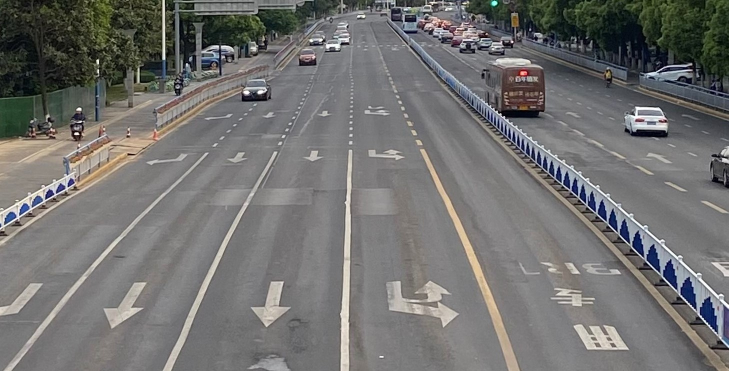
#> input picture emptyTest.jpg, 1457 x 742 px (shown at 1/2 size)
$ python -i ImageProcess.py   (imports and definitions only)   (older library calls are emulated)
#> lines starting #> are read from the running program, lines starting #| are printed output that depends on the picture; after the words box and inside, x2 and y2 are one past the last pixel; in counts of white or black regions, pixels touching at a corner belong together
import cv2
import numpy as np
import trans
import LineProcessing


path1 = '31.jpg'
path2 = '32.jpg'
path3 = '13.jpg'


# 读取图片、调整尺寸、灰度化
# [196 lines left out: functions readphoto, resize_photo, check_size, process, HoughChange, origin_line_count_get and 5 more, not called in this run]


# if __name__ == '__main__':

>>> result = AllPrepareingProcessing('emptyTest.jpg')
#> in readphoto, Photo0 is the input picture: shape (742, 1457, 3); mean B, G, R 112, 113.5, 114
#> in resize_photo, `img = cv2.resize(img, (MAX_WIDTH, int(rows * change_rate)), interpolat..`:
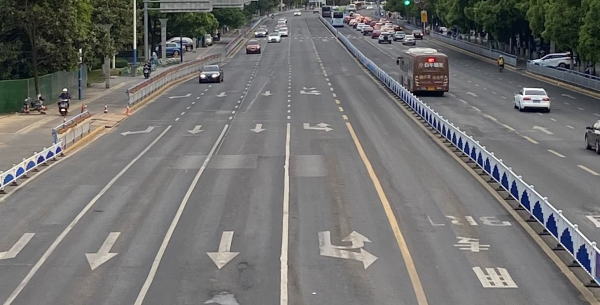
#> img: shape (305, 600, 3); mean B, G, R 112, 113.5, 114
#| size= (305, 600, 3)
#| width: 305
#| height: 600
#| number: 3
#> in AllPrepareingProcessing, `width, length = check_size(img_resize)`: width = 305; length = 600
#> in process, `ret, binary = cv2.threshold(blur, 139, 255, cv2.THRESH_BINARY)`:
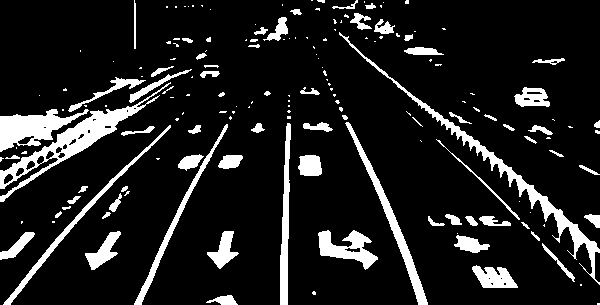
#> binary: shape (305, 600); 12.3% white; 172 white regions (99 under 20 px), largest, box (x1, y1, x2, y2) and area: (0, 82, 171, 202) 2822, (339, 32, 600, 285) 2596, (0, 109, 89, 152) 1774
#> in process, `Photo_canny = cv2.Canny(binary, 350, 200, 3)`:
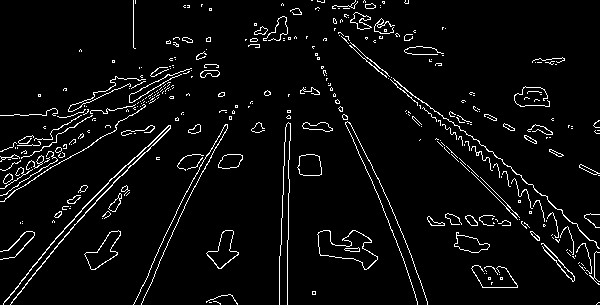
#> Photo_canny: shape (305, 600); 4.6% white in thin lines or dots
#> in process, `erode_dilate = cv2.dilate(binary, kernel)`: erode_dilate: shape (305, 600); 16.9% white; 150 white regions (63 under 20 px), largest, box (x1, y1, x2, y2) and area: (0, 69, 193, 203) 6210, (338, 32, 600, 286) 3662, (344, 122, 429, 305) 1895
#> in process, `erode_dilate = cv2.erode(erode_dilate, kernel)`: erode_dilate: shape (305, 600); 12.4% white; 160 white regions (90 under 20 px), largest, box (x1, y1, x2, y2) and area: (0, 83, 171, 203) 4715, (339, 33, 600, 286) 2627, (345, 123, 428, 305) 1446
#> in process, `x = cv2.Sobel(blur, cv2.CV_16S, 1, 0)`:
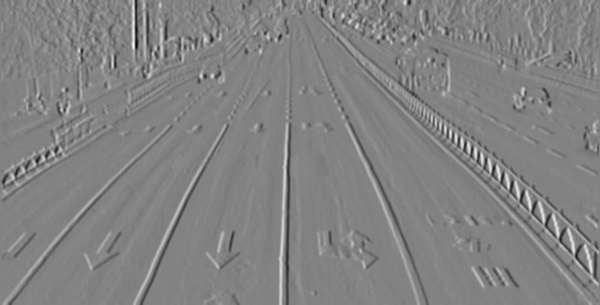
#> x: shape (305, 600) int16; min -468, max 446, mean -0.2; drawn with min black and max white
#> in process, `y = cv2.Sobel(blur, cv2.CV_16S, 0, 1)`:
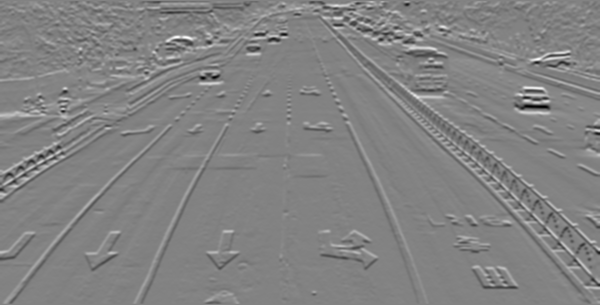
#> y: shape (305, 600) int16; min -475, max 454, mean 1.4; drawn with min black and max white
#> in process, `dst_sobel = cv2.addWeighted(absX, 0.5, absY, 0.5, 0)`:
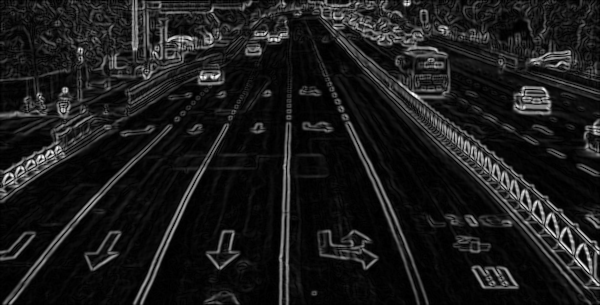
#> dst_sobel: shape (305, 600); min 0, max 255, mean 26.9
#> in HoughChange, `lines_C = cv2.HoughLinesP(T_2SOBEL, rho=2, theta=2 * np.pi / 180, thre..`: lines_C = 20 rows, first 6: [287, 304, 287, 240], [351, 47, 462, 141], [370, 59, 422, 102], [346, 115, 368, 160], [13, 299, 83, 216], [368, 173, 406, 267]
#> the loop in HoughChange, `for i in range(len(lines_C)):` made 20 passes
#> (printed output is left out)
#> in AllPrepareingProcessing, `origin_lines = HoughChange(img_resize, imgCanny, imgSobel, imgErodeDil..`: origin_lines has the same summary as lines_C in HoughChange
#> in origin_line_count_get, `number = np.size(elem) / 4`: number = 20
#| 一共有 20 条直线
#> after the loop in originlines_Trans_Preprolines, `for i in range(0, dimension):`: prepro has the same summary as lines_C in HoughChange
#> in AllPrepareingProcessing, `ready_pro_line = originlines_Trans_Preprolines(size, origin_lines)`: ready_pro_line has the same summary as lines_C in HoughChange
#> (printed output is left out)
#> in site_confirm, `cv2.line(Photo, (3, 3), (100, 150), (0, 255, 255), 4)`:
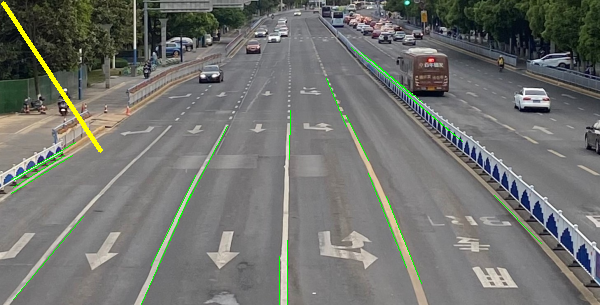
#> Photo: shape (305, 600, 3); mean B, G, R 110.8, 115.2, 113.8
#> result has the same summary as lines_C in HoughChange

$ run again, on 1.jpg
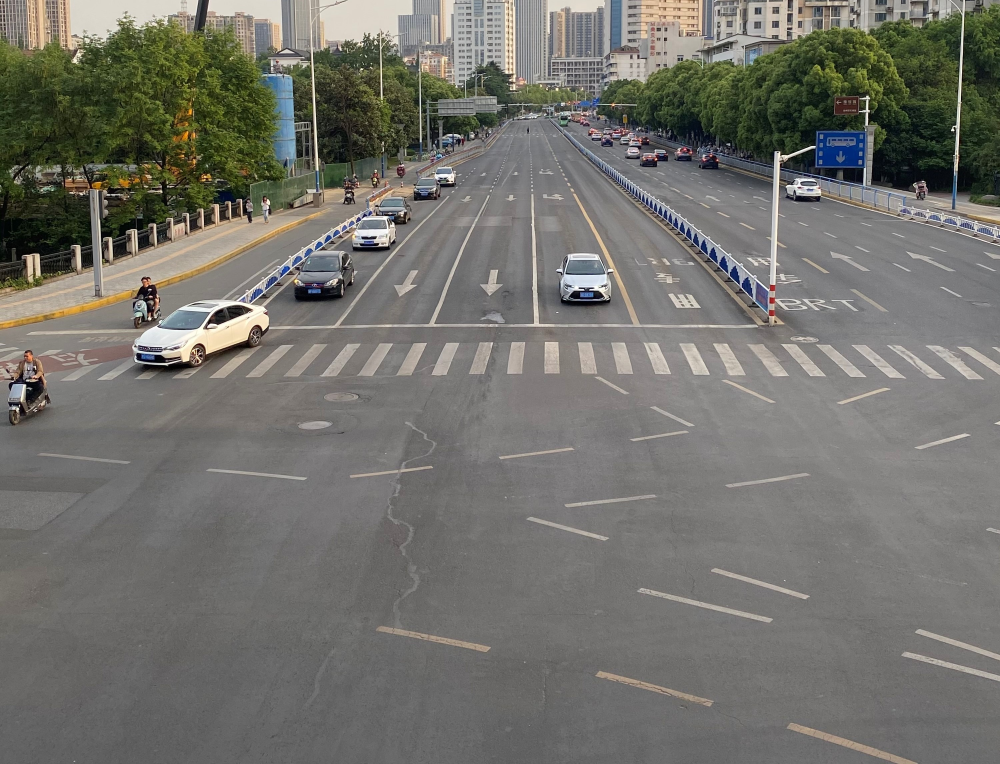
#> input picture 1.jpg, 3000 x 2292 px (shown at 1/3 size)
#> in readphoto, Photo0 is the input picture: shape (2292, 3000, 3); mean B, G, R 107.8, 113.8, 114.6
#| size= (458, 600, 3)
#| width: 458
#| height: 600
#| number: 3
#> width = 458; length = 600
#> in process, `ret, binary = cv2.threshold(blur, 139, 255, cv2.THRESH_BINARY)`:
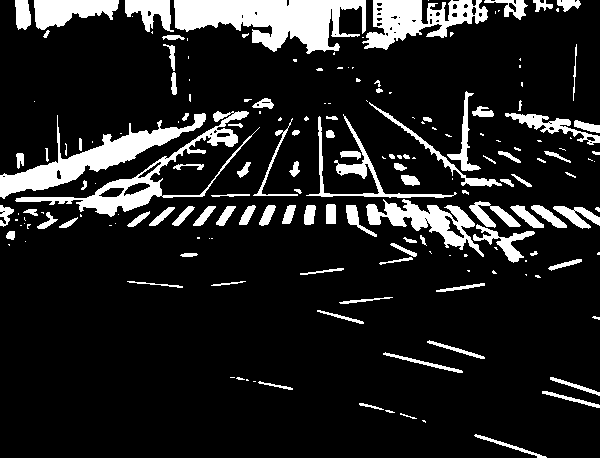
#> binary: shape (458, 600); 13.5% white; 185 white regions (86 under 20 px), largest, box (x1, y1, x2, y2) and area: (174, 0, 366, 54) 6206, (0, 113, 206, 199) 4196, (15, 111, 260, 217) 3365
#> Photo_canny: shape (458, 600); 4.2% white in thin lines or dots
#> lines_C = [[373, 193, 440, 193], [22, 196, 72, 196], [44, 164, 102, 145], [545, 394, 598, 407], [428, 343, 482, 358], [467, 148, 467, 91], [429, 340, 482, 355], [401, 359, 462, 372], [388, 352, 462, 370]]
#> the loop in HoughChange, `for i in range(len(lines_C)):` made 9 passes
#| [[[373 193 440 193]]
#|  [[ 22 196  72 196]]
#|  [[ 44 164 102 145]]
#|  [[545 394 598 407]]
#|  [[428 343 482 358]]
#|  [[467 148 467  91]]
#> (further printed lines are left out)
#> origin_lines has the same summary as lines_C in HoughChange
#> number = 9
#| 一共有 9 条直线
#> after the loop in originlines_Trans_Preprolines, `for i in range(0, dimension):`: prepro has the same summary as lines_C in HoughChange
#> ready_pro_line has the same summary as lines_C in HoughChange
#| [[373. 193. 440. 193.]
#|  [ 22. 196.  72. 196.]
#|  [ 44. 164. 102. 145.]
#|  [545. 394. 598. 407.]
#|  [428. 343. 482. 358.]
#|  [467. 148. 467.  91.]
#> (further printed lines are left out)
#> in site_confirm, `cv2.line(Photo, (3, 3), (100, 150), (0, 255, 255), 4)`:
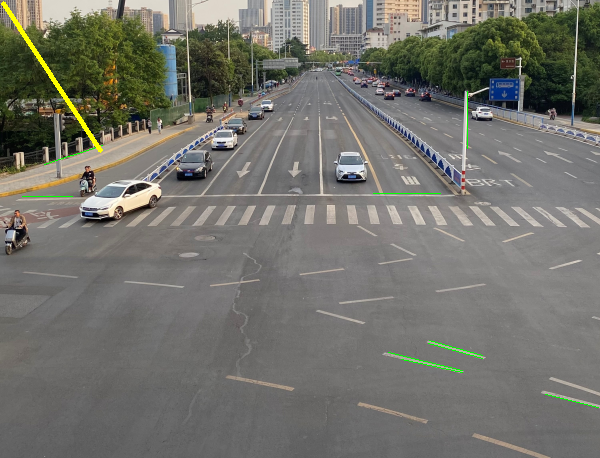
#> Photo: shape (458, 600, 3); mean B, G, R 107.3, 114.6, 114.8
#> result has the same summary as lines_C in HoughChange

$ run again, on 10.jpg
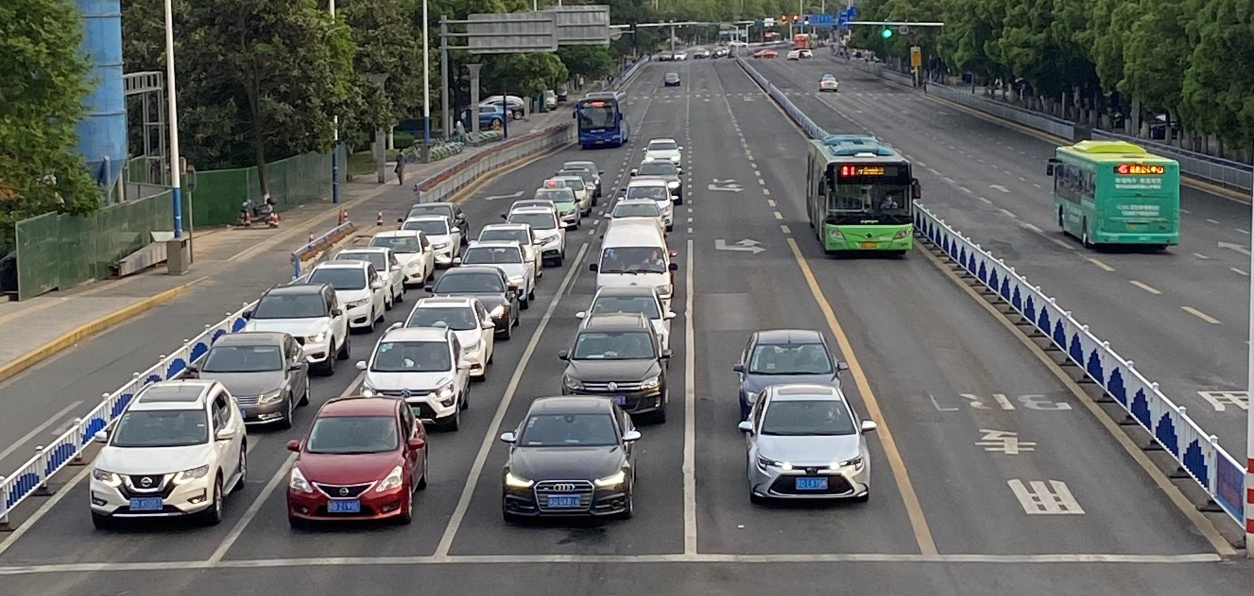
#> input picture 10.jpg, 2507 x 1192 px (shown at 1/2 size)
#> in readphoto, Photo0 is the input picture: shape (1192, 2507, 3); mean B, G, R 100, 103, 101.4
#| size= (285, 600, 3)
#| width: 285
#| height: 600
#| number: 3
#> width = 285; length = 600
#> in process, `ret, binary = cv2.threshold(blur, 139, 255, cv2.THRESH_BINARY)`:
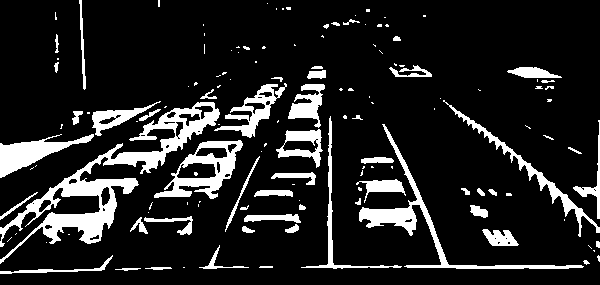
#> binary: shape (285, 600); 13.7% white; 137 white regions (82 under 20 px), largest, box (x1, y1, x2, y2) and area: (0, 102, 220, 264) 6094, (359, 124, 584, 269) 2364, (154, 140, 243, 199) 1872
#> Photo_canny: shape (285, 600); 5.2% white in thin lines or dots
#> lines_C = [[455, 268, 569, 268], [350, 265, 406, 265], [327, 267, 327, 205], [596, 184, 598, 120], [404, 159, 433, 224]]
#> the loop in HoughChange, `for i in range(len(lines_C)):` made 5 passes
#| [[[455 268 569 268]]
#|  [[350 265 406 265]]
#|  [[327 267 327 205]]
#|  [[596 184 598 120]]
#|  [[404 159 433 224]]]
#> origin_lines has the same summary as lines_C in HoughChange
#> number = 5
#| 一共有 5 条直线
#> after the loop in originlines_Trans_Preprolines, `for i in range(0, dimension):`: prepro has the same summary as lines_C in HoughChange
#> ready_pro_line has the same summary as lines_C in HoughChange
#| [[455. 268. 569. 268.]
#|  [350. 265. 406. 265.]
#|  [327. 267. 327. 205.]
#|  [596. 184. 598. 120.]
#|  [404. 159. 433. 224.]]
#> in site_confirm, `cv2.line(Photo, (3, 3), (100, 150), (0, 255, 255), 4)`:
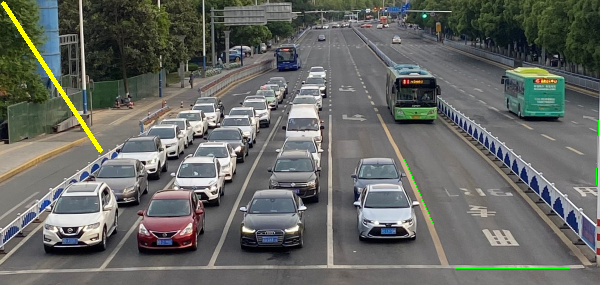
#> Photo: shape (285, 600, 3); mean B, G, R 99.4, 104, 101.9
#> result has the same summary as lines_C in HoughChange
